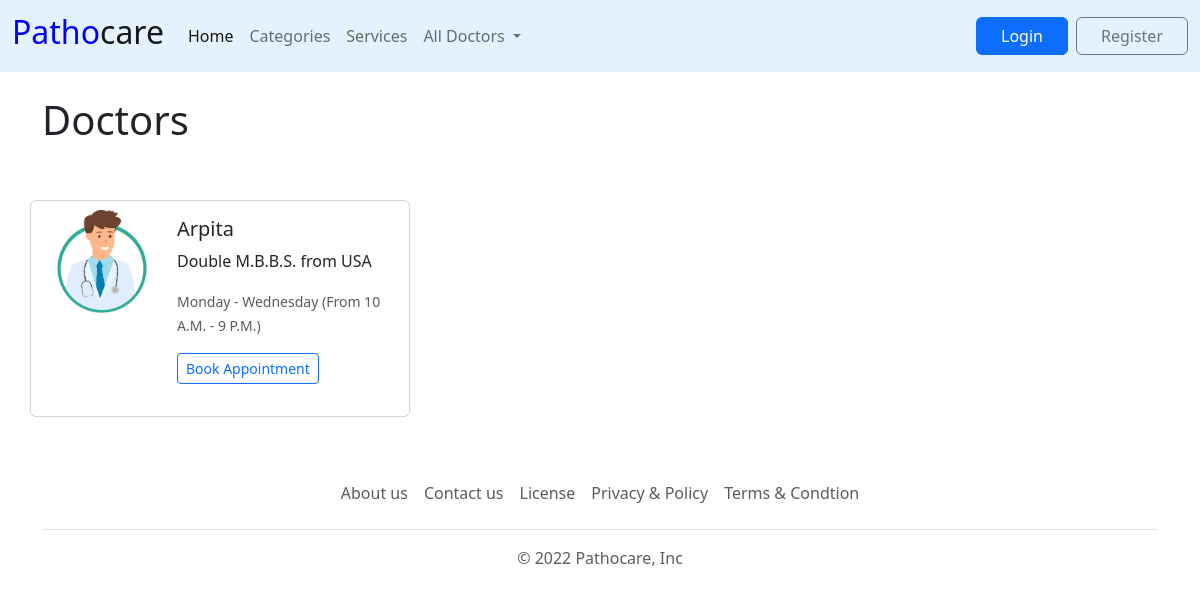
The app's page /pages/doctors.php?data=6 with its own data.
### tables this page shows
CREATE TABLE `doctors` (
  `id` int(5) NOT NULL,
  `name` varchar(250) NOT NULL,
  `registration_number` varchar(250) NOT NULL,
  `phone_number` varchar(250) NOT NULL,
  `time` varchar(250) NOT NULL,
  `degree` varchar(250) NOT NULL,
  `category` varchar(250) NOT NULL
);

### connect.php (called while the page is built, shortened)
<?php
        $site_url="http://localhost/pathocare";
?>

### pages/doctors.php (the view, shortened to what this page needs)
<?php
    $data = $_GET['data'];
?>
<!DOCTYPE html>
<html lang="en">
<head>
    <?php require_once('../header.php'); ?>
</head>
<body>
  <div class="container">
      <br>
      <h1>Doctors</h1>
    </div>
    <br>
    <br>
  <div class="container">
  <div class="row row-cols-3">
  <?php
            $sql="SELECT * FROM doctors WHERE category='$data'";
            $result_doctors=$connect->query($sql);
            if ($result_doctors->num_rows>0) {
              while($ru=$result_doctors->fetch_assoc()):
  ?>
            <div class="card mb-3" style="max-width: 540px;">
            <div class="row g-0">
                <div class="col-md-4">
                <img src="../img/doc1.jpg" class="img-fluid rounded-start" alt="...">
                </div>
                <div class="col-md-8">
                    <div class="card-body">
                        <h5 class="card-title"><?php echo $ru['name']; ?></h5>
                        <p class="card-text"><?php echo $ru['degree']; ?></p>
                        <p class="card-text"><small class="text-muted"><?php echo $ru['time']; ?></small></p>
                        <p><a href="<?php echo $site_url; ?>/pages/book.php?id=<?php echo $ru['id']; ?>" type="button" class="btn btn-outline-primary btn-sm">Book Appointment</a></p>
                    </div>
                </div>
            </div>
            </div>
                <?php endwhile; ?>
                <?php
                }else{
                 echo "No Data Found!";
                 } ?>
</div>
</div>
   <?php require_once('../footer.php'); ?>
</body>
</html>

### records on screen
doctors: name "Arpita", degree "Double M.B.B.S. from USA", time "Monday - Wednesday (From 10 A.M. - 9 P.M.)"
